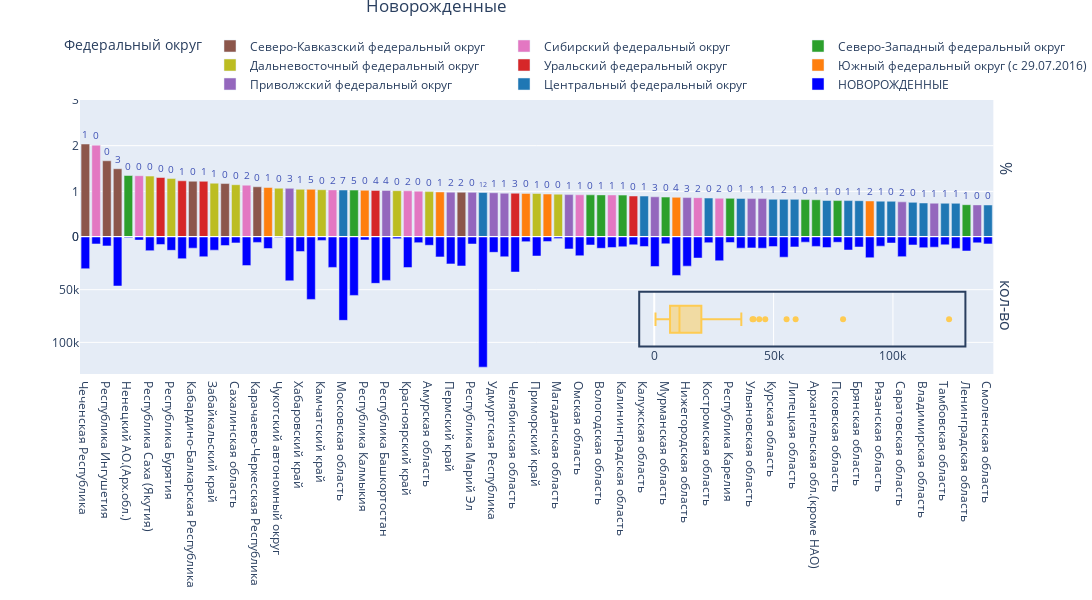

The notebook cell this image was saved under:
### Markdown cell above
##### 1.2.2 Новорожденные

### Code cell
# Создаем маску для формирования нужного нам датасета.
mask_newborn = df.sort_values(by='Новорожденные',ascending=False)
mask_newborn['ОКР'] = mask_newborn['Новорожденные']*100/mask_newborn['Численность населения']
mask_newborn_OKR = mask_newborn.sort_values(by='ОКР',ascending=False)

mask_perc = df.groupby('Федеральный округ')[['Численность населения','Новорожденные']].sum().reset_index()
mask_perc['Новорожденные в %'] = mask_perc['Новорожденные']*100/mask_perc['Численность населения'].astype('float')
mask_perc.sort_values(by='Новорожденные в %',ascending=False,inplace=True)
mask_perc['Новорожденные в %'] = mask_perc['Новорожденные в %'].round(2)
mask_perc['цвет'] = mask_perc['Федеральный округ'].map(dct_colors)


fig = make_subplots(rows=2,
                    cols=1,
                    vertical_spacing=0,
                    shared_xaxes=True,row_titles=['%','кол-во'])


for group in mask_newborn_OKR['Федеральный округ'].unique():
    mask = mask_newborn_OKR[mask_newborn_OKR['Федеральный округ']==group]
    fig.add_trace(col=1,
                  row=1,
                  trace=go.Bar(x=mask['Регионы'],
                  y=mask['ОКР'],
                  showlegend=True,
                  name=group,
                  text=mask['уровень населения'],
                  textfont={'size': 10},
                  legend='legend1',
                  textposition='outside',
                  textfont_color='#3F51B5', 
                  marker_color = dct_colors[group]))

fig.add_trace(go.Bar(x=mask_newborn_OKR['Регионы'],
                     y=mask_newborn_OKR['Новорожденные'],
                     marker_color='blue',name='НОВОРОЖДЕННЫЕ'),row=2,col=1)                  
    
fig.update_xaxes(categoryorder='array',categoryarray=mask_newborn_OKR['Регионы'],row=1,col=1) 
fig.update_yaxes(range=[0, 3],row=1,col=1)  
fig.update_yaxes(autorange="reversed", row=2, col=1)

fig.update_layout(height=600,
                  barmode='relative',
                  title=dict(text='Новорожденные',x=0.4,y=1),
                  width=1200,
                  legend=dict(x=0, y=1.25,title='Федеральный округ'), legend_orientation="h")


# Добавляем вставленный график
fig.add_trace(go.Box(x=df['Новорожденные'],name="",showlegend=False,xaxis="x3",yaxis="y3"))


# Конфигурация осей для вторичного графика

fig.update_layout(shapes=[dict(type="rect", #тип
                           xref="paper", # цвет 
                           yref="paper", # цвет 
                           x0=0.6, # начало графика x0 от левого края
                           y0=0.1, # начало графика y0 от нижнего края
                           x1=0.95, # конец графика x1 от левого края
                           y1=0.3, # конец графика y1 от нижнего края
                           line_width=2, #
                           fillcolor=None, #
                           opacity=1)], # прозрачность
)

# # Уточняем область отображения второго графика


fig.update_layout(
     xaxis3=dict(domain=[0.6, 0.95], anchor="y3"),  # определяем оси X для врезанного графика
     yaxis3=dict(domain=[0.1, 0.3], anchor="x3"))   # определяем оси Y для врезанного графика


fig.update_layout(
    xaxis3_title="",  # Убираем подпись оси X
    yaxis3_title=""   # Убираем подпись оси Y
)


fig.show()

### Figure 1 — Plotly figure (JSON) as saved in the notebook; plotly's stock layout.template omitted (floating-point values rounded to 4 significant figures)
{"data": [{"legend": "legend", "marker": {"color": "#8C564B"}, "name": "Северо-Кавказский федеральный округ", "showlegend": true, "text": [1, 0, 3, 0, 0, 0, 2], "textfont": {"color": "#3F51B5", "size": 10}, "textposition": "outside", "type": "bar", "x": ["Чеченская Республика", "Республика Ингушетия", "Республика Дагестан", "Кабардино-Балкарская Республика", "Республика Северная Осетия-Алания", "Карачаево-Черкесская Республика", "Ставропольский край"], "xaxis": "x", "y": [2.036, 1.669, 1.495, 1.221, 1.171, 1.099, 0.9804], "yaxis": "y"}, {"legend": "legend", "marker": {"color": "#E377C2"}, "name": "Сибирский федеральный округ", "showlegend": true, "text": [0, 0, 2, 2, 2, 0, 1, 1, 2, 2], "textfont": {"color": "#3F51B5", "size": 10}, "textposition": "outside", "type": "bar", "x": ["Республика Тыва", "Республика Алтай", "Иркутская область", "Новосибирская область", "Красноярский край", "Республика Хакасия", "Омская область", "Томская область", "Алтайский край", "Кемеровская область"], "xaxis": "x", "y": [2.01, 1.342, 1.135, 1.032, 1.011, 1.003, 0.9239, 0.921, 0.8621, 0.8482], "yaxis": "y"}, {"legend": "legend", "marker": {"color": "#2CA02C"}, "name": "Северо-Западный федеральный округ", "showlegend": true, "text": [0, 5, 0, 1, 1, 0, 0, 0, 1, 0, 1], "textfont": {"color": "#3F51B5", "size": 10}, "textposition": "outside", "type": "bar", "x": ["Ненецкий АО.(Арх.обл.)", "Санкт-Петербург", "Республика Коми", "Вологодская область", "Калининградская область", "Мурманская область", "Республика Карелия", "Новгородская область", "Архангельская обл.(кроме НАО)", "Псковская область", "Ленинградская область"], "xaxis": "x", "y": [1.347, 1.027, 0.9234, 0.9219, 0.9171, 0.8742, 0.8467, 0.8191, 0.8153, 0.7978, 0.7072], "yaxis": "y"}, {"legend": "legend", "marker": {"color": "#BCBD22"}, "name": "Дальневосточный федеральный округ", "showlegend": true, "text": [0, 0, 1, 0, 0, 1, 0, 0, 0, 1, 0], "textfont": {"color": "#3F51B5", "size": 10}, "textposition": "outside", "type": "bar", "x": ["Республика Саха (Якутия)", "Республика Бурятия", "Забайкальский край", "Сахалинская область", "Чукотский автономный округ", "Хабаровский край", "Камчатский край", "Еврейская автономная область", "Амурская область", "Приморский край", "Магаданская область"], "xaxis": "x", "y": [1.333, 1.28, 1.178, 1.145, 1.068, 1.044, 1.035, 1.014, 0.994, 0.9526, 0.9376], "yaxis": "y"}, {"legend": "legend", "marker": {"color": "#D62728"}, "name": "Уральский федеральный округ", "showlegend": true, "text": [0, 1, 1, 4, 3, 0], "textfont": {"color": "#3F51B5", "size": 10}, "textposition": "outside", "type": "bar", "x": ["ЯНАО(Тюменская обл.)", "ХМАО(Тюменская обл.)", "Тюменская обл.(кроме ХМАО,ЯНАО)", "Свердловская область", "Челябинская область", "Курганская область"], "xaxis": "x", "y": [1.303, 1.23, 1.22, 1.021, 0.9593, 0.8981], "yaxis": "y"}, {"legend": "legend", "marker": {"color": "#FF7F0E"}, "name": "Южный федеральный округ (с 29.07.2016)", "showlegend": true, "text": [1, 5, 0, 1, 0, 0, 4, 2], "textfont": {"color": "#3F51B5", "size": 10}, "textposition": "outside", "type": "bar", "x": ["Астраханская область", "Краснодарский край", "Республика Калмыкия", "Республика Крым", "Республика Адыгея", "Севастополь", "Ростовская область", "Волгоградская область"], "xaxis": "x", "y": [1.085, 1.044, 1.022, 0.9865, 0.954, 0.9407, 0.8691, 0.7894], "yaxis": "y"}, {"legend": "legend", "marker": {"color": "#9467BD"}, "name": "Приволжский федеральный округ", "showlegend": true, "text": [3, 4, 2, 0, 1, 1, 1, 3, 3, 1, 1, 2, 1, 0], "textfont": {"color": "#3F51B5", "size": 10}, "textposition": "outside", "type": "bar", "x": ["Республика Татарстан", "Республика Башкортостан", "Пермский край", "Республика Марий Эл", "Удмуртская Республика", "Оренбургская область", "Чувашская Республика", "Самарская область", "Нижегородская область", "Ульяновская область", "Кировская область", "Саратовская область", "Пензенская область", "Республика Мордовия"], "xaxis": "x", "y": [1.066, 1.02, 0.9822, 0.9776, 0.969, 0.9597, 0.9285, 0.8801, 0.8632, 0.8413, 0.8412, 0.7698, 0.7401, 0.7034], "yaxis": "y"}, {"legend": "legend", "marker": {"color": "#1F77B4"}, "name": "Центральный федеральный округ", "showlegend": true, "text": [7, 12, 1, 0, 1, 1, 2, 1, 1, 1, 1, 1, 0, 0, 1, 1, 1, 0], "textfont": {"color": "#3F51B5", "size": 10}, "textposition": "outside", "type": "bar", "x": ["Московская область", "Москва", "Калужская область", "Костромская область", "Ярославская область", "Курская область", "Воронежская область", "Липецкая область", "Тверская область", "Белгородская область", "Брянская область", "Рязанская область", "Орловская область", "Ивановская область", "Владимирская область", "Тамбовская область", "Тульская область", "Смоленская область"], "xaxis": "x", "y": [1.029, 0.9743, 0.8966, 0.8529, 0.8444, 0.8253, 0.8244, 0.8241, 0.7994, 0.7973, 0.795, 0.7847, 0.7819, 0.7585, 0.745, 0.7383, 0.7375, 0.701], "yaxis": "y"}, {"marker": {"color": "blue"}, "name": "НОВОРОЖДЕННЫЕ", "type": "bar", "x": ["Чеченская Республика", "Республика Тыва", "Республика Ингушетия", "Республика Дагестан", "Ненецкий АО.(Арх.обл.)", "Республика Алтай", "Республика Саха (Якутия)", "ЯНАО(Тюменская обл.)", "Республика Бурятия", "ХМАО(Тюменская обл.)", "Кабардино-Балкарская Республика", "Тюменская обл.(кроме ХМАО,ЯНАО)", "Забайкальский край", "Республика Северная Осетия-Алания", "Сахалинская область", "Иркутская область", "Карачаево-Черкесская Республика", "Астраханская область", "Чукотский автономный округ", "Республика Татарстан", "Хабаровский край", "Краснодарский край", "Камчатский край", "Новосибирская область", "Московская область", "Санкт-Петербург", "Республика Калмыкия", "Свердловская область", "Республика Башкортостан", "Еврейская автономная область", "Красноярский край", "Республика Хакасия", "Амурская область", "Республика Крым", "Пермский край", "Ставропольский край", "Республика Марий Эл", "Москва", "Удмуртская Республика", "Оренбургская область", "Челябинская область", "Республика Адыгея", "Приморский край", "Севастополь", "Магаданская область", "Чувашская Республика", "Омская область", "Республика Коми", "Вологодская область", "Томская область", "Калининградская область", "Курганская область", "Калужская область", "Самарская область", "Мурманская область", "Ростовская область", "Нижегородская область", "Алтайский край", "Костромская область", "Кемеровская область", "Республика Карелия", "Ярославская область", "Ульяновская область", "Кировская область", "Курская область", "Воронежская область", "Липецкая область", "Новгородская область", "Архангельская обл.(кроме НАО)", "Тверская область", "Псковская область", "Белгородская область", "Брянская область", "Волгоградская область", "Рязанская область", "Орловская область", "Саратовская область", "Ивановская область", "Владимирская область", "Пензенская область", "Тамбовская область", "Тульская область", "Ленинградская область", "Республика Мордовия", "Смоленская область"], "xaxis": "x2", "y": [30111, 6582, 8463, 46506, 594, 2955, 12957, 7092, 12620, 20605, 10604, 18753, 12484, 8157, 5591, 27137, 5118, 10911, 537, 41598, 13739, 59235, 3240, 28865, 79107, 55439, 2772, 43991, 41180, 1605, 28985, 5360, 7853, 18868, 25529, 27487, 6642, 123524, 14545, 18780, 33252, 4418, 18060, 4225, 1314, 11307, 17800, 7576, 10698, 9940, 9286, 7429, 8989, 27983, 6481, 36485, 27648, 19976, 5402, 22545, 5199, 10584, 10346, 10619, 9111, 19161, 9389, 4886, 8906, 10075, 4995, 12352, 9480, 19663, 8701, 5735, 18643, 7563, 10120, 9663, 7433, 10812, 13267, 5558, 6554], "yaxis": "y2"}, {"name": "", "showlegend": false, "type": "box", "x": [123524, 79107, 59235, 55439, 43991, 36485, 41180, 41598, 33252, 27648, 27983, 46506, 28985, 27487, 28865, 22545, 25529, 19663, 18643, 27137, 19161, 19976, 18780, 17800, 18868, 18060, 13267, 20605, 12352, 18753, 14545, 30111, 10812, 10120, 13739, 9663, 10619, 10075, 10584, 10346, 11307, 9480, 10698, 9389, 8701, 9111, 8906, 9940, 12484, 9286, 7433, 10911, 8989, 7563, 12620, 12957, 6554, 10604, 7429, 7576, 5558, 7853, 6481, 5735, 8157, 6642, 5402, 4995, 5199, 4886, 7092, 5360, 8463, 5591, 5118, 4418, 4225, 6582, 3240, 2772, 2955, 1605, 1314, 537, 594], "xaxis": "x3", "yaxis": "y3"}], "layout": {"annotations": [{"font": {"size": 16}, "showarrow": false, "text": "%", "textangle": 90, "x": 0.98, "xanchor": "left", "xref": "paper", "y": 0.75, "yanchor": "middle", "yref": "paper"}, {"font": {"size": 16}, "showarrow": false, "text": "кол-во", "textangle": 90, "x": 0.98, "xanchor": "left", "xref": "paper", "y": 0.25, "yanchor": "middle", "yref": "paper"}], "barmode": "relative", "height": 600, "legend": {"orientation": "h", "title": {"text": "Федеральный округ"}, "x": 0, "y": 1.25}, "shapes": [{"line": {"width": 2}, "opacity": 1, "type": "rect", "x0": 0.6, "x1": 0.95, "xref": "paper", "y0": 0.1, "y1": 0.3, "yref": "paper"}], "title": {"text": "Новорожденные", "x": 0.4, "y": 1}, "width": 1200, "xaxis": {"anchor": "y", "categoryarray": ["Чеченская Республика", "Республика Тыва", "Республика Ингушетия", "Республика Дагестан", "Ненецкий АО.(Арх.обл.)", "Республика Алтай", "Республика Саха (Якутия)", "ЯНАО(Тюменская обл.)", "Республика Бурятия", "ХМАО(Тюменская обл.)", "Кабардино-Балкарская Республика", "Тюменская обл.(кроме ХМАО,ЯНАО)", "Забайкальский край", "Республика Северная Осетия-Алания", "Сахалинская область", "Иркутская область", "Карачаево-Черкесская Республика", "Астраханская область", "Чукотский автономный округ", "Республика Татарстан", "Хабаровский край", "Краснодарский край", "Камчатский край", "Новосибирская область", "Московская область", "Санкт-Петербург", "Республика Калмыкия", "Свердловская область", "Республика Башкортостан", "Еврейская автономная область", "Красноярский край", "Республика Хакасия", "Амурская область", "Республика Крым", "Пермский край", "Ставропольский край", "Республика Марий Эл", "Москва", "Удмуртская Республика", "Оренбургская область", "Челябинская область", "Республика Адыгея", "Приморский край", "Севастополь", "Магаданская область", "Чувашская Республика", "Омская область", "Республика Коми", "Вологодская область", "Томская область", "Калининградская область", "Курганская область", "Калужская область", "Самарская область", "Мурманская область", "Ростовская область", "Нижегородская область", "Алтайский край", "Костромская область", "Кемеровская область", "Республика Карелия", "Ярославская область", "Ульяновская область", "Кировская область", "Курская область", "Воронежская область", "Липецкая область", "Новгородская область", "Архангельская обл.(кроме НАО)", "Тверская область", "Псковская область", "Белгородская область", "Брянская область", "Волгоградская область", "Рязанская область", "Орловская область", "Саратовская область", "Ивановская область", "Владимирская область", "Пензенская область", "Тамбовская область", "Тульская область", "Ленинградская область", "Республика Мордовия", "Смоленская область"], "categoryorder": "array", "domain": [0, 0.98], "matches": "x2", "showticklabels": false}, "xaxis2": {"anchor": "y2", "domain": [0, 0.98]}, "xaxis3": {"anchor": "y3", "domain": [0.6, 0.95], "title": {"text": ""}}, "yaxis": {"anchor": "x", "domain": [0.5, 1], "range": [0, 3]}, "yaxis2": {"anchor": "x2", "autorange": "reversed", "domain": [0, 0.5]}, "yaxis3": {"anchor": "x3", "domain": [0.1, 0.3], "title": {"text": ""}}}}
